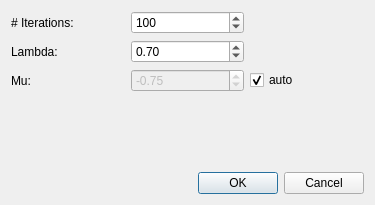
<?xml version="1.0" encoding="UTF-8"?>
<ui version="4.0">
 <class>DialogTaubin</class>
 <widget class="QDialog" name="DialogTaubin">
  <property name="enabled">
   <bool>true</bool>
  </property>
  <property name="geometry">
   <rect>
    <x>0</x>
    <y>0</y>
    <width>375</width>
    <height>205</height>
   </rect>
  </property>
  <property name="windowTitle">
   <string>Dialog</string>
  </property>
  <layout class="QVBoxLayout" name="verticalLayout">
   <item>
    <layout class="QGridLayout" name="gridLayout">
     <item row="0" column="0">
      <widget class="QLabel" name="label">
       <property name="text">
        <string># Iterations:</string>
       </property>
      </widget>
     </item>
     <item row="0" column="1">
      <widget class="QSpinBox" name="sb_iters">
       <property name="accelerated">
        <bool>true</bool>
       </property>
       <property name="minimum">
        <number>0</number>
       </property>
       <property name="maximum">
        <number>1000</number>
       </property>
       <property name="singleStep">
        <number>10</number>
       </property>
       <property name="value">
        <number>100</number>
       </property>
      </widget>
     </item>
     <item row="1" column="0">
      <widget class="QLabel" name="label_2">
       <property name="text">
        <string>Lambda:</string>
       </property>
      </widget>
     </item>
     <item row="1" column="1">
      <widget class="QDoubleSpinBox" name="sb_lambda">
       <property name="accelerated">
        <bool>true</bool>
       </property>
       <property name="maximum">
        <double>1.000000000000000</double>
       </property>
       <property name="singleStep">
        <double>0.100000000000000</double>
       </property>
       <property name="value">
        <double>0.700000000000000</double>
       </property>
      </widget>
     </item>
     <item row="2" column="0">
      <widget class="QLabel" name="label_3">
       <property name="text">
        <string>Mu:</string>
       </property>
      </widget>
     </item>
     <item row="2" column="1">
      <widget class="QDoubleSpinBox" name="sb_mu">
       <property name="enabled">
        <bool>false</bool>
       </property>
       <property name="accelerated">
        <bool>true</bool>
       </property>
       <property name="minimum">
        <double>-1.100000000000000</double>
       </property>
       <property name="maximum">
        <double>0.000000000000000</double>
       </property>
       <property name="singleStep">
        <double>0.100000000000000</double>
       </property>
       <property name="value">
        <double>-0.750000000000000</double>
       </property>
      </widget>
     </item>
     <item row="2" column="2">
      <widget class="QCheckBox" name="cb_auto">
       <property name="text">
        <string>auto</string>
       </property>
       <property name="checked">
        <bool>true</bool>
       </property>
      </widget>
     </item>
    </layout>
   </item>
   <item>
    <spacer name="verticalSpacer">
     <property name="orientation">
      <enum>Qt::Vertical</enum>
     </property>
     <property name="sizeHint" stdset="0">
      <size>
       <width>20</width>
       <height>28</height>
      </size>
     </property>
    </spacer>
   </item>
   <item>
    <widget class="QDialogButtonBox" name="buttonBox">
     <property name="orientation">
      <enum>Qt::Horizontal</enum>
     </property>
     <property name="standardButtons">
      <set>QDialogButtonBox::Cancel|QDialogButtonBox::Ok</set>
     </property>
    </widget>
   </item>
  </layout>
 </widget>
 <resources/>
 <connections>
  <connection>
   <sender>buttonBox</sender>
   <signal>accepted()</signal>
   <receiver>DialogTaubin</receiver>
   <slot>accept()</slot>
   <hints>
    <hint type="sourcelabel">
     <x>224</x>
     <y>183</y>
    </hint>
    <hint type="destinationlabel">
     <x>157</x>
     <y>204</y>
    </hint>
   </hints>
  </connection>
  <connection>
   <sender>buttonBox</sender>
   <signal>rejected()</signal>
   <receiver>DialogTaubin</receiver>
   <slot>reject()</slot>
   <hints>
    <hint type="sourcelabel">
     <x>292</x>
     <y>189</y>
    </hint>
    <hint type="destinationlabel">
     <x>286</x>
     <y>204</y>
    </hint>
   </hints>
  </connection>
 </connections>
</ui>
